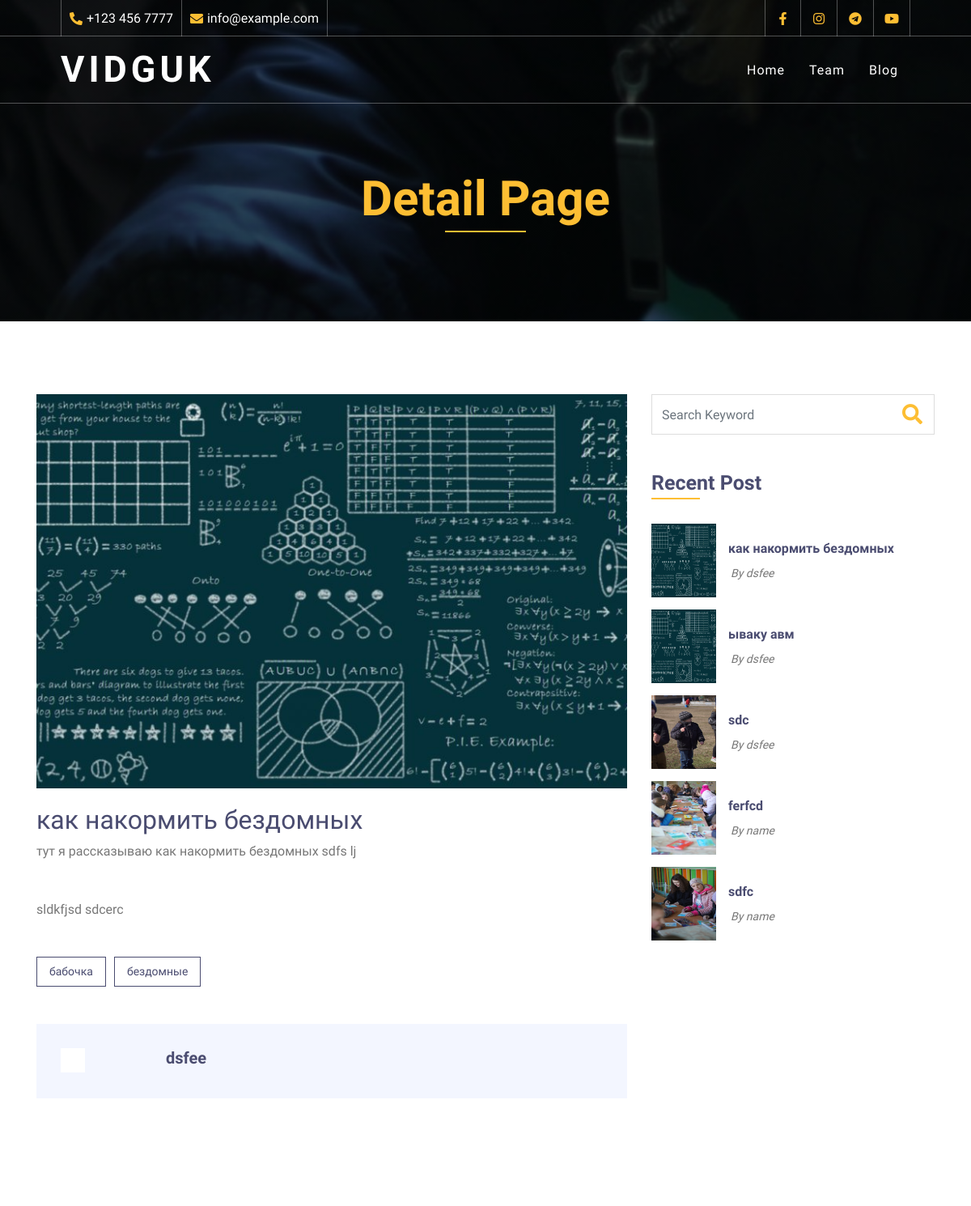
Page /kak-nakormit-bezdomnyh/ (upper part) on the earlier database version.
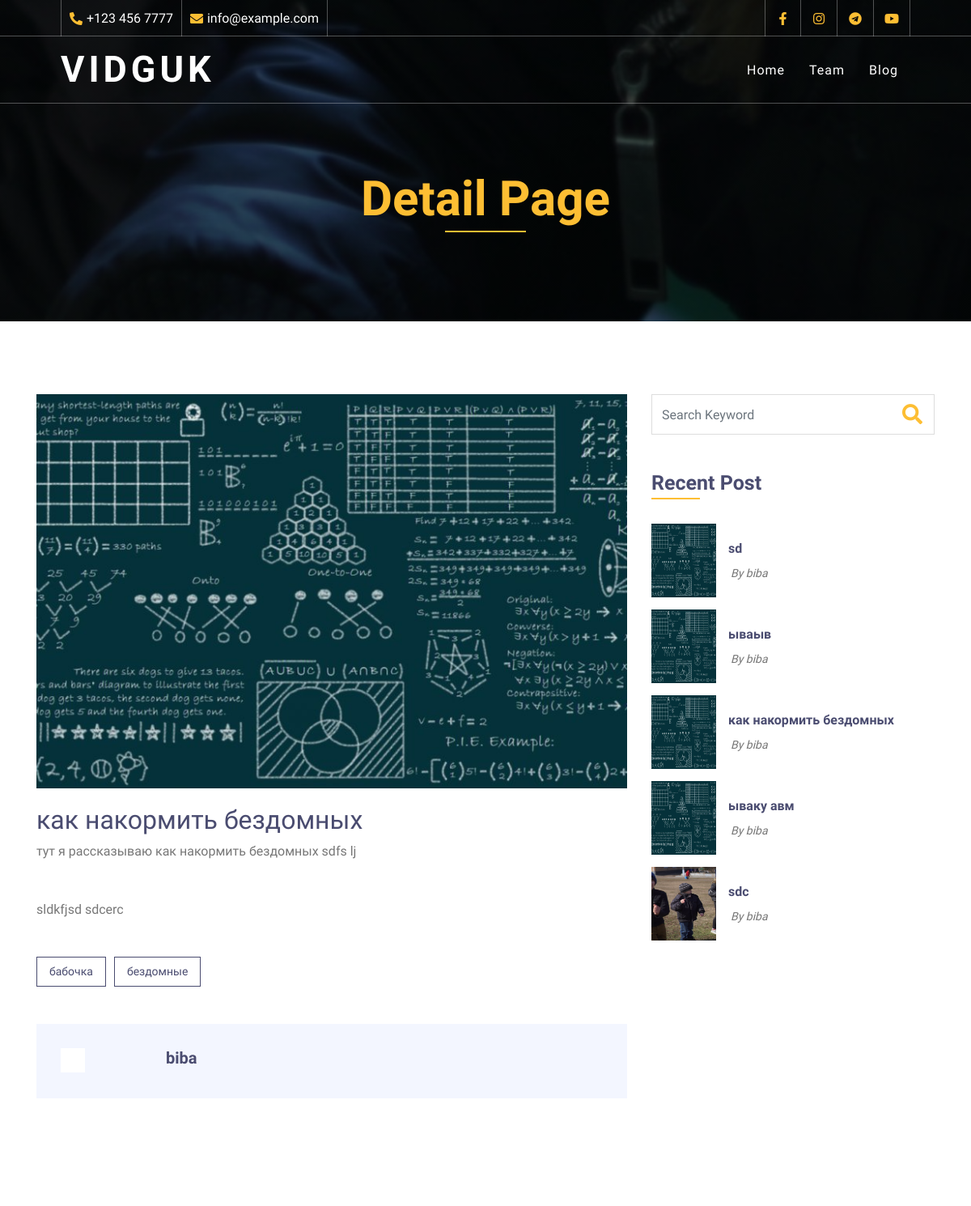
Same page on the later database version.
### blog/models.py (models this page shows, shortened)
class Post(models.Model):
    title = models.CharField(max_length=200, unique=True)
    slug = models.SlugField(max_length=200, unique=True)
    author = models.ForeignKey(User, on_delete= models.CASCADE,related_name='blog_posts')
    updated_on = models.DateTimeField(auto_now= True)
    content = models.TextField()
    created_on = models.DateTimeField(auto_now_add=True)
    status = models.IntegerField(choices=STATUS, default=0)
    image = models.ImageField(upload_to='images/')
    tags = TaggableManager()
    class Meta:
        ordering = ['-created_on']

### blog/views.py (the view)
# urls.py: path('<slug:slug>/', views.PostDetail.as_view(), name='post_detail'),
class PostDetail(generic.DetailView):
    model = Post
    template_name = 'single_blogus.html'
    def get_context_data(self, **kwargs):
        context = super().get_context_data(**kwargs)
        context['recent_posts'] = Post.objects.filter(status=1).order_by('-created_on')[:5]
        return context

### blog/templates/single_blogus.html (shortened to what this page needs)
{% load static %}
<!DOCTYPE html>
<html lang="en">
    <head>
        <link href="https://stackpath.bootstrapcdn.com/bootstrap/4.4.1/css/bootstrap.min.css" rel="stylesheet">
        <link href="https://cdnjs.cloudflare.com/ajax/libs/font-awesome/5.10.0/css/all.min.css" rel="stylesheet">
        <link href="{% static 'lib/flaticon/font/flaticon.css' %}" rel="stylesheet">
        <link href="{% static 'lib/animate/animate.min.css' %}" rel="stylesheet">
        <link href="{% static 'lib/owlcarousel/assets/owl.carousel.min.css' %}" rel="stylesheet">
        <link href="{% static 'css/style.css' %}" rel="stylesheet">
    </head>
    <body>
        {% include 'top_bar.html' %}
        <div class="page-header">
            <div class="container">
                <div class="row">
                    <div class="col-12">
                        <h2>Detail Page</h2>
                    </div>
                </div>
            </div>
        </div>
        <div class="single">
            <div class="container">
                <div class="row">
                    <div class="col-lg-8">
                        <div class="single-content">
                            <img src="{{post.image.url}}" />
                            <h2>{{ object.title }}</h2>
                            <p>
                                {{ object.content | safe }}
                            </p>
                        </div>
                        <div class="single-tags">
                            {% for tag in object.tags.all %}
                                <a >{{tag}}</a>
                            {% endfor %}
                        </div>
                        <div class="single-bio">
                            <div class="single-bio-img">
                                <img src="{{ user.profile.image.url }}" />
                            </div>
                            <div class="single-bio-text">
                                <h3>{{ post.author }}</h3>
                            </div>
                        </div>
                    </div>
                    <div class="col-lg-4">
                        <div class="sidebar">
                            <div class="sidebar-widget">
                                <div class="search-widget">
                                    <form>
                                        <input class="form-control" type="text" placeholder="Search Keyword">
                                        <button class="btn"><i class="fa fa-search"></i></button>
                                    </form>
                                </div>
                            </div>
                            <div class="sidebar-widget">
                                <h2 class="widget-title">Recent Post</h2>
                                <div class="recent-post">
                                    {% for post in recent_posts %}
                                        <div class="post-item">
                                            <div class="post-img">
                                                <img src="{{ post.image.url }}" />
                                            </div>
                                            <div class="post-text">
                                                <a href="{% url 'post_detail' post.slug %}">{{ post.title }}</a>
                                                <div class="post-meta">
                                                    <p>By {{ post.author }}</p>
                                                </div>
                                            </div>
                                        </div>
                                    {% endfor %}
                                </div>
                            </div>
                                </div>
                            </div>
                        </div>
                    </div>
                </div>
    </body>
</html>

Differences in the rows shown:
no longer on this page (row unchanged): Post: image (picture), title "ferfcd", author "name"
no longer on this page (row unchanged): Post: image (picture), title "sdfc", author "name"
changed through a linked row, Post "как накормить бездомных": author "dsfee" → "biba"
added Post: image (picture), title "sd", author "biba"
added Post: image (picture), title "ываыв", author "biba"
changed through a linked row, Post "ываку авм": author "dsfee" → "biba"
changed through a linked row, Post "sdc": author "dsfee" → "biba"
